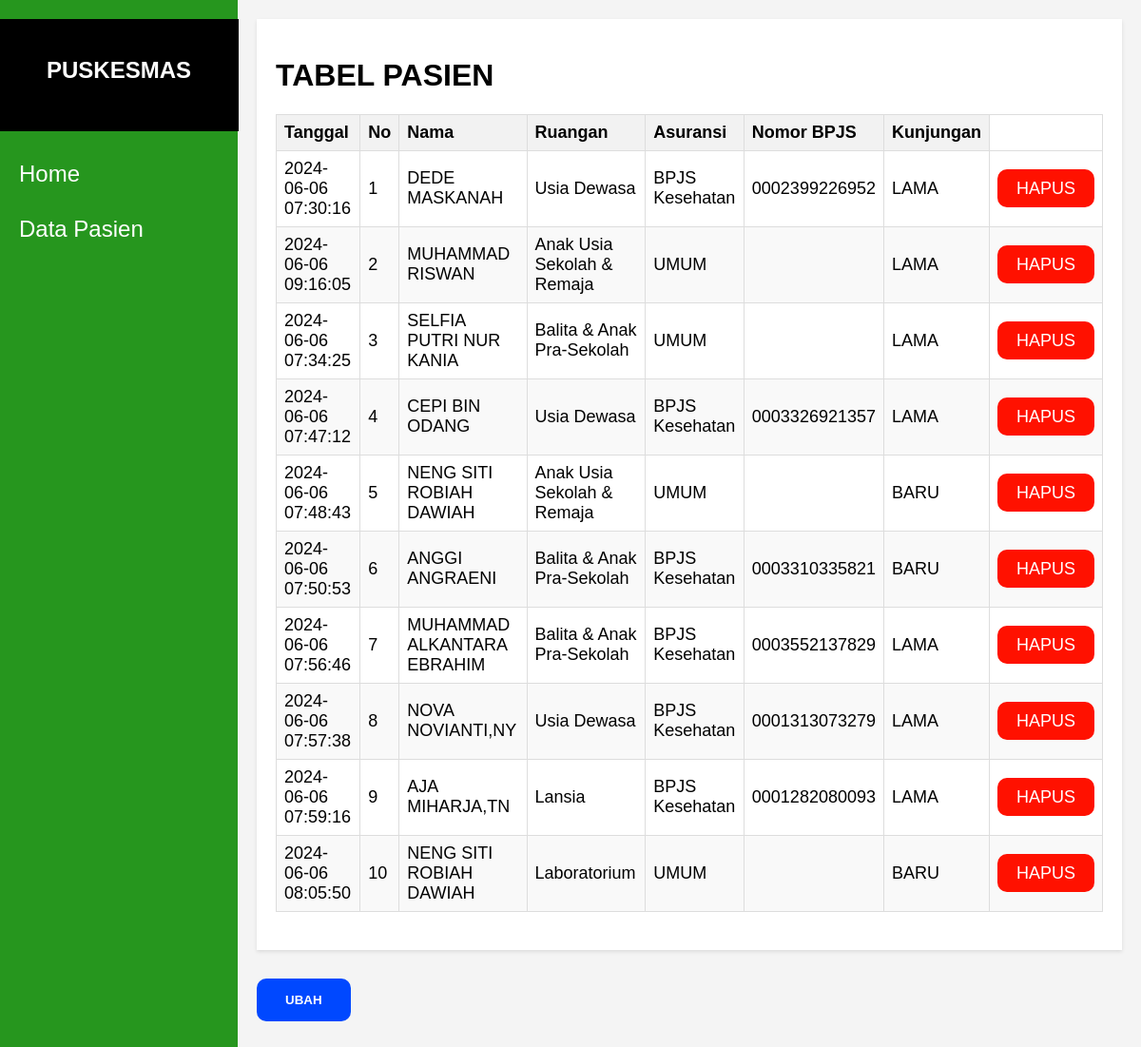
Screenshot of /tampilan.php with the database file from the repository.
### tables this page shows
CREATE TABLE `kunjungan` (
  `no_kunjungan` int(11) NOT NULL,
  `tanggal` datetime NOT NULL,
  `no_pasien` int(11) NOT NULL,
  `no_ruangan` int(11) NOT NULL,
  `no_asuransi` int(11) NOT NULL,
  `jenis_kunjungan` varchar(5) NOT NULL
);

CREATE TABLE `pasien` (
  `no_pasien` int(11) NOT NULL,
  `nama` varchar(50) NOT NULL,
  `nomor_bpjs` varchar(20) DEFAULT NULL
);

CREATE TABLE `ruangan` (
  `no_ruangan` int(11) NOT NULL,
  `nama_ruangan` varchar(30) NOT NULL
);

CREATE TABLE `asuransi` (
  `no_asuransi` int(11) NOT NULL,
  `nama_asuransi` varchar(20) DEFAULT NULL
);

### controller.php (called while the page is built, shortened)
<?php
include("database.php");
function select($query){
    global $db;
    $result = mysqli_query($db, $query);
    $rows = [];
    while($row = mysqli_fetch_assoc($result)){
        $rows[] = $row;
    }
    return $rows;
}
?>

### tampilan.php (the view, shortened to what this page needs)
<?php
include("controller.php");
$data_puskesmas = select("SELECT * FROM kunjungan
join pasien on kunjungan.no_pasien=pasien.no_pasien
join ruangan on kunjungan.no_ruangan=ruangan.no_ruangan
join asuransi on kunjungan.no_asuransi=asuransi.no_asuransi
order by no_kunjungan asc");
?>
<!DOCTYPE html>
<html lang="en">
<head>
    <link rel="stylesheet" href="style.css">
</head>
<body>
    <div class="container">
        <aside class="sidebar">
            <div class="dashboard-title-box">
            <div class="sidebar-header">
                <h2>PUSKESMAS</h2>
            </div>
            </div>
            <ul class="nav">
                <li><a href="index.php"><font size="5">Home</font></a></li>
                <li><a href="tampilan.php"><font size="5">Data Pasien</font></a></li>
            </ul>
        </aside>
        <main class="main-content">
        <div>
            <header class="header">
                <h1>TABEL PASIEN</h1>
                    <table class="table">
                        <thead>
                            <tr>
                            <th scope="col">Tanggal</th>
                            <th scope="col">No</th>
                            <th scope="col">Nama</th>
                            <th scope="col">Ruangan</th>
                            <th scope="col">Asuransi</th>
                            <th scope="col">Nomor BPJS</th>
                            <th scope="col">Kunjungan</th>
                            </tr>
                        </thead>
                        <tbody>
                            <?php foreach($data_puskesmas as $puskesmas) : ?>
                            <tr>
                                <td><?= $puskesmas['tanggal'];?></td>
                                <td><?= $puskesmas['no_kunjungan'];?></td>
                                <td><?= $puskesmas['nama'];?></td>
                                <td><?= $puskesmas['nama_ruangan'];?></td>
                                <td><?= $puskesmas['nama_asuransi'];?></td>
                                <td><?= $puskesmas['nomor_bpjs'];?></td>
                                <td><?= $puskesmas['jenis_kunjungan'];?></td>
                                <td>
                                    <a href="hapus.php?no_pasien=<?= $puskesmas['no_pasien'];?>><button type="submit" name="hapus" class="button2">HAPUS</button></a>
                                </td>
                            </tr>
                            <?php endforeach; ?>
                        </tbody>
                        </table>
                </div>
                <div class="form-group">
                    <a href="ubah.php"><button type="submit" name="ubah" class="button1">UBAH</button></a>
            </div>
        </main>
    </div>
</body>
</html>

### style.css (style rules this page uses)
body { margin: 0; font-family: Arial, sans-serif; background-color: #f4f4f4; }
table { width: 100%; border-collapse: collapse; margin: 20px 0; font-size: 18px; text-align: left; }
table, th, td { border: 1px solid #ddd; padding: 8px; }
th { background-color: #f2f2f2; color: black; }
tr:nth-child(even) { background-color: #f9f9f9; }
.dashboard-title-box { background-color: #000000; padding: 20px 50px; border-radius: 0px; }
.container { display: flex; height: 100vh; }
.sidebar { width: 250px; background-color: #26961e; color: #fff; display: flex; flex-direction: column; align-items: center; padding: 20px 0; }
.sidebar-header { margin-bottom: 30px; }
.nav { list-style: none; padding: 0; width: 100%; }
.nav li { width: 100%; }
.nav li a { color: #fff; text-decoration: none; display: block; padding: 15px 20px; width: 100%; transition: background-color 0.3s; }
.main-content { flex: 1; padding: 20px; overflow-y: auto; }
.header { background-color: #fff; padding: 20px; margin-bottom: 20px; box-shadow: 0 2px 4px rgba(0, 0, 0, 0.1); }
.form-group { margin-bottom: 15px; }
.button1 { margin-top: 10px; background-color: #0048ff; color: #fff; text-decoration: none; padding: 15px 30px; border-radius: 10px; text-align: center; border: none; cursor: pointer; font-weight: bold; transition: background-color 0.3s; }
.button2 { margin-top: 10px; background-color: #ff1100; color: #fff; text-decoration: none; padding: 10px 20px; border-radius: 10px; text-align: center; border: none; cursor: pointer; transition: background-color 0.3s; }

### rows the page displays
kunjungan: tanggal "2024-06-06 07:30:16", no_kunjungan "1", no_pasien.nama "DEDE MASKANAH", no_ruangan.nama_ruangan "Usia Dewasa", no_asuransi.nama_asuransi "BPJS Kesehatan", no_pasien.nomor_bpjs "0002399226952", jenis_kunjungan "LAMA"
kunjungan: tanggal "2024-06-06 09:16:05", no_kunjungan "2", no_pasien.nama "MUHAMMAD RISWAN", no_ruangan.nama_ruangan "Anak Usia Sekolah & Remaja", no_asuransi.nama_asuransi "UMUM", jenis_kunjungan "LAMA"
kunjungan: tanggal "2024-06-06 07:34:25", no_kunjungan "3", no_pasien.nama "SELFIA PUTRI NUR KANIA", no_ruangan.nama_ruangan "Balita & Anak Pra-Sekolah", no_asuransi.nama_asuransi "UMUM", jenis_kunjungan "LAMA"
kunjungan: tanggal "2024-06-06 07:47:12", no_kunjungan "4", no_pasien.nama "CEPI BIN ODANG", no_ruangan.nama_ruangan "Usia Dewasa", no_asuransi.nama_asuransi "BPJS Kesehatan", no_pasien.nomor_bpjs "0003326921357", jenis_kunjungan "LAMA"
kunjungan: tanggal "2024-06-06 07:48:43", no_kunjungan "5", no_pasien.nama "NENG SITI ROBIAH DAWIAH", no_ruangan.nama_ruangan "Anak Usia Sekolah & Remaja", no_asuransi.nama_asuransi "UMUM", jenis_kunjungan "BARU"
kunjungan: tanggal "2024-06-06 07:50:53", no_kunjungan "6", no_pasien.nama "ANGGI ANGRAENI", no_ruangan.nama_ruangan "Balita & Anak Pra-Sekolah", no_asuransi.nama_asuransi "BPJS Kesehatan", no_pasien.nomor_bpjs "0003310335821", jenis_kunjungan "BARU"
kunjungan: tanggal "2024-06-06 07:56:46", no_kunjungan "7", no_pasien.nama "MUHAMMAD ALKANTARA EBRAHIM", no_ruangan.nama_ruangan "Balita & Anak Pra-Sekolah", no_asuransi.nama_asuransi "BPJS Kesehatan", no_pasien.nomor_bpjs "0003552137829", jenis_kunjungan "LAMA"
kunjungan: tanggal "2024-06-06 07:57:38", no_kunjungan "8", no_pasien.nama "NOVA NOVIANTI,NY", no_ruangan.nama_ruangan "Usia Dewasa", no_asuransi.nama_asuransi "BPJS Kesehatan", no_pasien.nomor_bpjs "0001313073279", jenis_kunjungan "LAMA"
kunjungan: tanggal "2024-06-06 07:59:16", no_kunjungan "9", no_pasien.nama "AJA MIHARJA,TN", no_ruangan.nama_ruangan "Lansia", no_asuransi.nama_asuransi "BPJS Kesehatan", no_pasien.nomor_bpjs "0001282080093", jenis_kunjungan "LAMA"
kunjungan: tanggal "2024-06-06 08:05:50", no_kunjungan "10", no_pasien.nama "NENG SITI ROBIAH DAWIAH", no_ruangan.nama_ruangan "Laboratorium", no_asuransi.nama_asuransi "UMUM", jenis_kunjungan "BARU"
